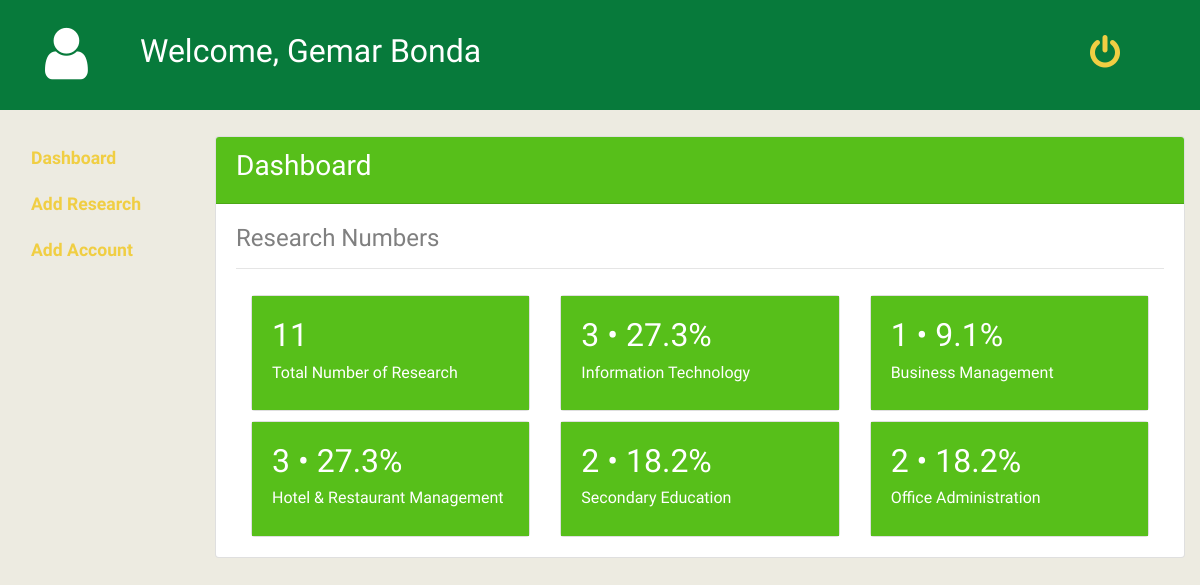
Page /dashboard.php (signed in) on the committed database.
### tables this page shows
CREATE TABLE `departments` (
  `department_id` varchar(10) DEFAULT NULL,
  `department_name` varchar(50) DEFAULT NULL
);

### dashboard.php (the view, shortened to what this page needs)
<!DOCTYPE html>
<html lang="en" dir="ltr">
<head>
  <?php include "dependencies(css).php"; include "DBConn.php";?>
</head>
<body style="background-color: #edebe1">
  <?php include 'admin_header.php'; ?>
  <div style="height: 100px;"></div>
  <div class="container-fluid" style="margin-top: 3%;">
    <div class="row">
      <?php include "sidenav_admin.php"; ?>
      <div class="col-md-10">
        <div class="card" style="margin-bottom: 5%;">
          <form class="" action="fileUploadAction.php" method="POST" enctype="multipart/form-data" id="uploadForm">
            <div class="card-header text-white second-color">
              <h3>Dashboard</h3>
            </div>
            <div class="card-body">
                <h4>Research Numbers</h4>
                <hr>
                <div class="container">
                    <div class="row">
                    <div class="col-md-4" style="margin-top: 10px;">
                        <div class="card">
                                <div class="card-body second-color" style="text-align: left; color: white;">
                                    <?php
                                    $sql = "SELECT research_code from research_files";
                                    $result = mysqli_query($conn, $sql);
                                    ?>
                                    <h2><?php echo $result->num_rows; ?></h2>
                                    <h6>Total Number of Research</h6>
                                </div>
                            </div>
                        </div>
                        <?php
                        $sql = "SELECT department_id as id, department_name as name, (select count(department) from research_files where department = id) as r_number, (((select count(department) from research_files where department = id) / (SELECT count(*) from research_files)) * 100) as percentage from departments";
                        $result = mysqli_query($conn, $sql);
                        while($row = mysqli_fetch_array($result)){
                        ?>
                        <div class="col-md-4" style="margin-top: 10px;">
                            <div class="card">
                                <div class="card-body second-color" style="text-align: left; color: white;">
                                    <h2><?php echo $row['r_number']; ?> &#8226; <?php echo number_format((float)$row['percentage'], 1, '.', ''); ?>%</h2>
                                    <h6><?php echo $row['name']; ?></h6>
                                </div>
                            </div>
                        </div>
                        <?php
                        }
                        ?>
                    </div>
                </div>
            </div>
          </form>
        </div>
      </div>
    </div>
  </div>
</body>
</html>

### css/style.css (style rules this page uses)
body { line-height: 1.7; color: gray; font-weight: 300; font-size: 1.1rem; }
h1, h2, h3, h4, h5, .h1, .h2, .h3, .h4, .h5 { font-family: "Muli", -apple-system, BlinkMacSystemFont, "Segoe UI", Roboto, "Helvetica Neue", Arial, sans-serif, "Apple Color Emoji", "Segoe UI Emoji", "Segoe UI Symbol", "Noto Color Emoji"; }

### style.css (style rules this page uses)
.second-color { background-color: rgba(87, 191, 26, 1) !important; }

### rows in the picture
departments: r_number "3", percentage "27.3", department_name "Information Technology"
departments: r_number "1", percentage "9.1", department_name "Business Management"
departments: r_number "3", percentage "27.3", department_name "Hotel & Restaurant Management"
departments: r_number "2", percentage "18.2", department_name "Secondary Education"
departments: r_number "2", percentage "18.2", department_name "Office Administration"

### other values in the picture
$_SESSION['admin_firstname'] "Gemar"
$_SESSION['admin_lastname'] "Bonda"
$result->num_rows "11"
